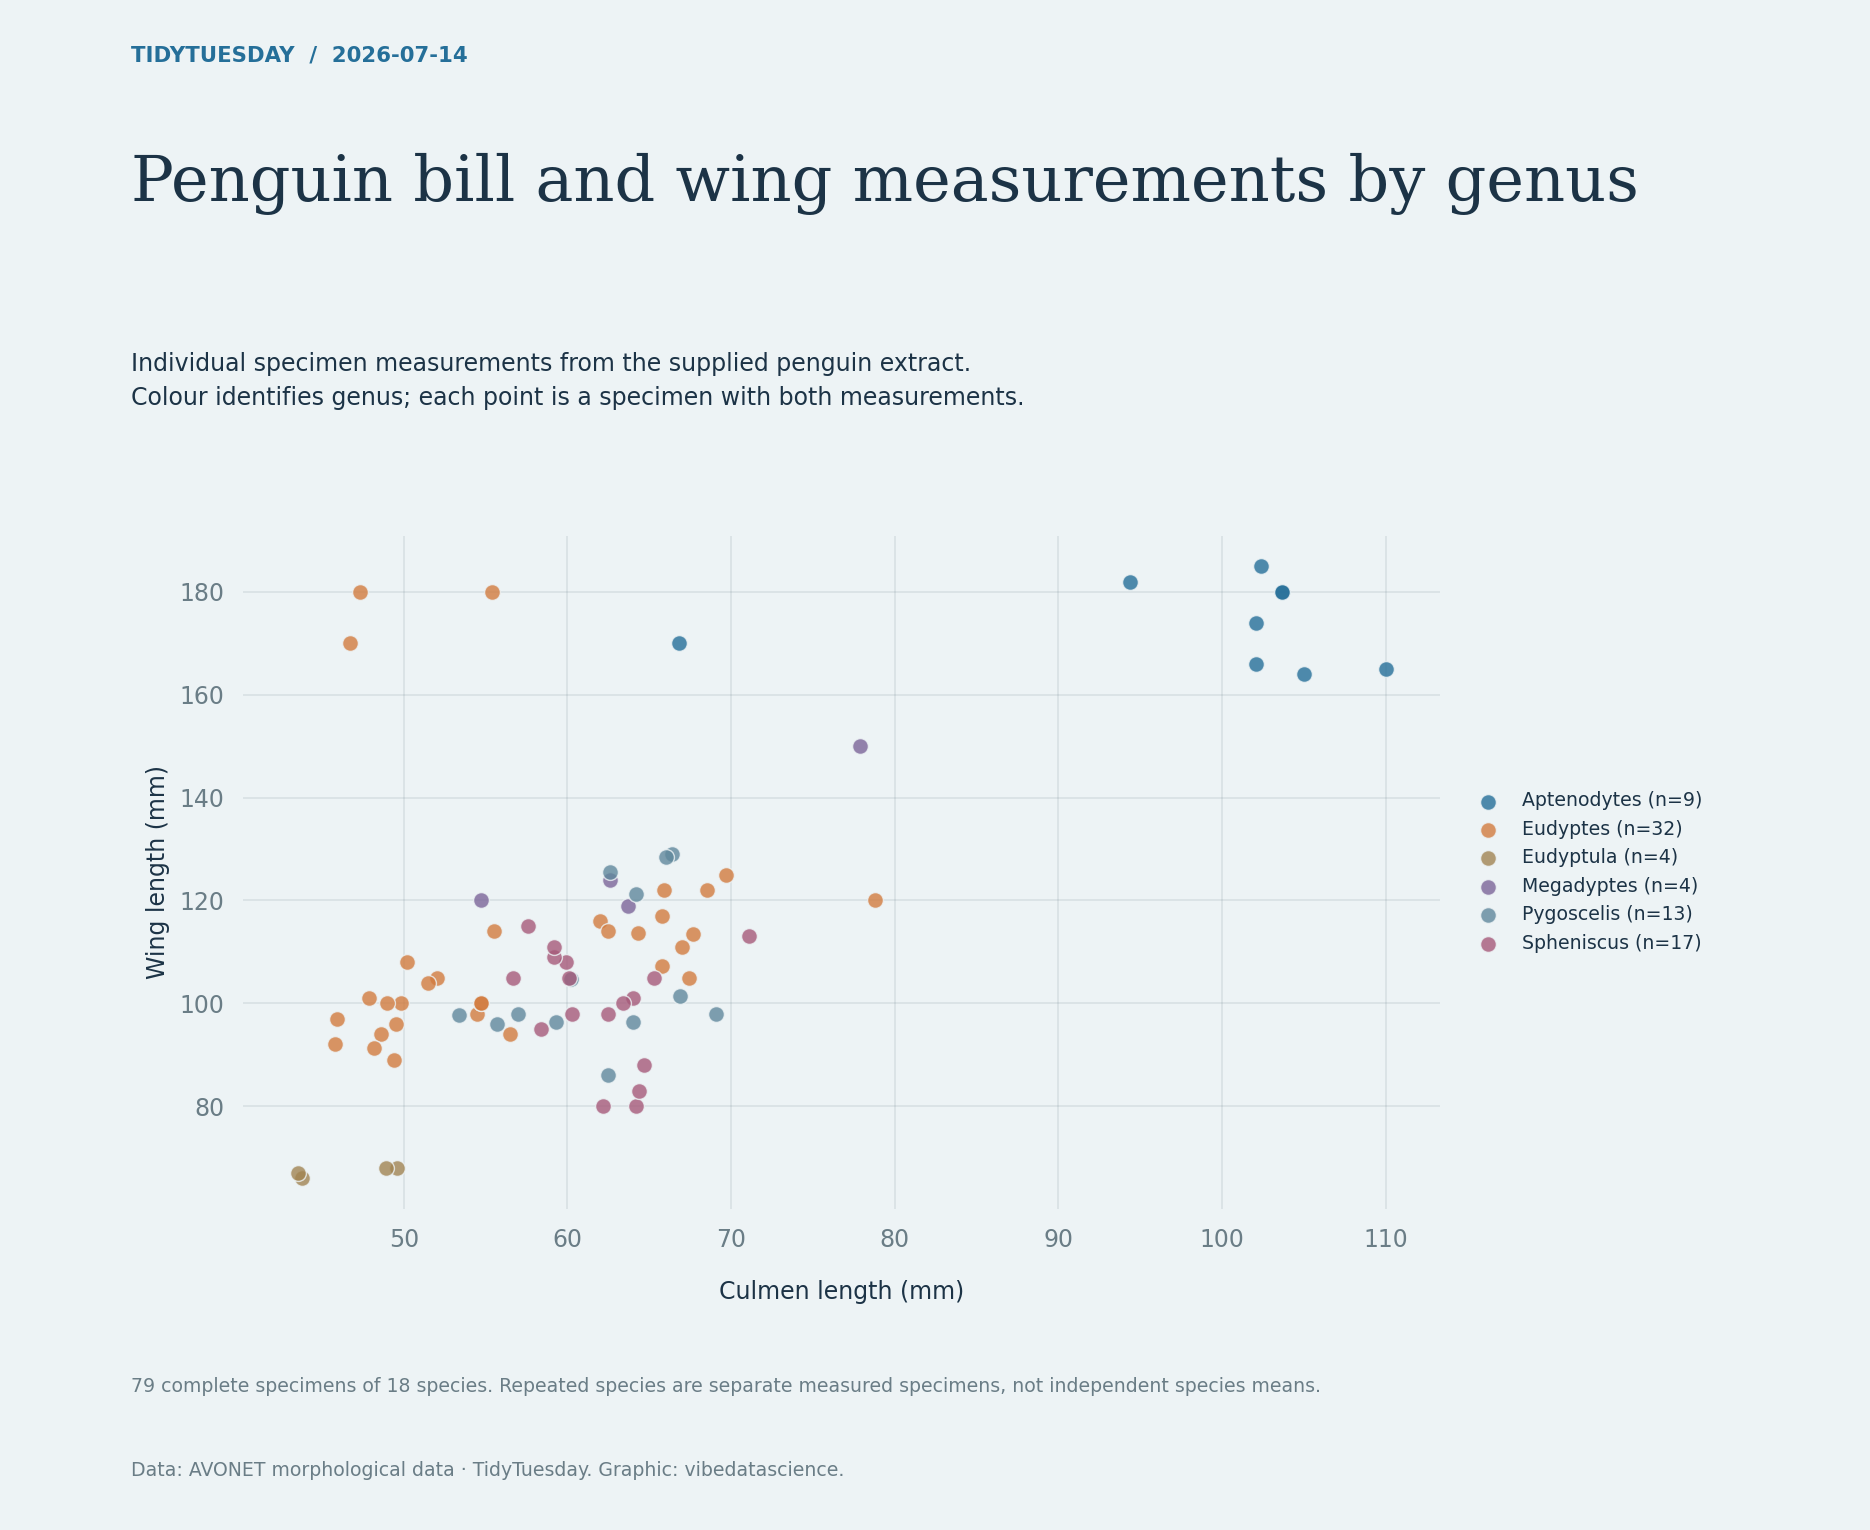

This chart was generated by the following Python code:
"""TidyTuesday 2026-07-14: Penguin bill and wing measurements by genus. Reproduce the chart from the bundled source data."""
from pathlib import Path
import textwrap
import re
from collections import Counter
import numpy as np
import pandas as pd
import matplotlib
matplotlib.use('Agg')
import matplotlib.pyplot as plt
import matplotlib.dates as mdates
from matplotlib.ticker import FuncFormatter, MaxNLocator
from matplotlib.colors import LinearSegmentedColormap, Normalize
from matplotlib.patches import Patch

HERE = Path(__file__).resolve().parent
PAPER, INK, MUTED, ACCENT, SECOND = ('#edf3f5', '#1c3346', '#6a7d86', '#256f99', '#d27b3e')
plt.rcParams.update({'font.family':'DejaVu Sans', 'font.size':10, 'text.color':INK,
 'axes.labelcolor':INK, 'xtick.color':MUTED, 'ytick.color':MUTED,
 'axes.edgecolor':MUTED, 'savefig.facecolor':PAPER})

def read(name):
    data = pd.read_csv(HERE / 'data' / (name + '.csv.gz'), low_memory=False)
    assert len(data), 'Empty source data'
    return data

def figure(subtitle, height=9):
    fig = plt.figure(figsize=(11,height), facecolor=PAPER)
    fig.text(.07,.96,'TIDYTUESDAY  /  2026-07-14',fontsize=9,color=ACCENT,weight='bold')
    fig.text(.07,.90,textwrap.fill('Penguin bill and wing measurements by genus',48),fontsize=27,fontfamily='DejaVu Serif',va='top',linespacing=1.14)
    fig.text(.07,.77,subtitle,fontsize=10,va='top',linespacing=1.55)
    fig.text(.07,.035,textwrap.fill('Data: AVONET morphological data · TidyTuesday. Graphic: vibedatascience.',110),fontsize=8,color=MUTED,linespacing=1.5)
    return fig

def axis(fig, rect=(.24,.18,.69,.49), grid='x'):
    ax=fig.add_axes(rect,facecolor=PAPER)
    for spine in ax.spines.values():spine.set_visible(False)
    ax.tick_params(length=0,pad=8)
    if grid:ax.grid(axis=grid,color=MUTED,alpha=.16,linewidth=.7)
    ax.set_axisbelow(True)
    return ax

def save(fig):
    fig.savefig(HERE / '20260714.png',dpi=170)
    plt.close(fig)
    print('2026-07-14: saved 20260714.png')

df=read('many_penguins');d=df.dropna(subset=['beak.length_culmen','wing.length']);assert d['beak.length_culmen'].gt(0).all() and d['wing.length'].gt(0).all()
genera=sorted(d.genus.unique());colors=[ACCENT,SECOND,'#a18452','#7b6599','#60889c','#a65a7a']
fig=figure('Individual specimen measurements from the supplied penguin extract.\nColour identifies genus; each point is a specimen with both measurements.',9)
ax=axis(fig,(.13,.21,.64,.44),grid='both')
for genus,color in zip(genera,colors):
 g=d[d.genus==genus];ax.scatter(g['beak.length_culmen'],g['wing.length'],s=45,color=color,alpha=.8,label=f'{genus} (n={len(g)})',edgecolors=PAPER,linewidths=.6)
ax.set_xlabel('Culmen length (mm)',labelpad=12);ax.set_ylabel('Wing length (mm)');ax.legend(loc='center left',bbox_to_anchor=(1.01,.5),frameon=False,fontsize=8)
fig.text(.07,.09,f'{len(d)} complete specimens of {d.species.nunique()} species. Repeated species are separate measured specimens, not independent species means.',fontsize=8,color=MUTED)
save(fig)
